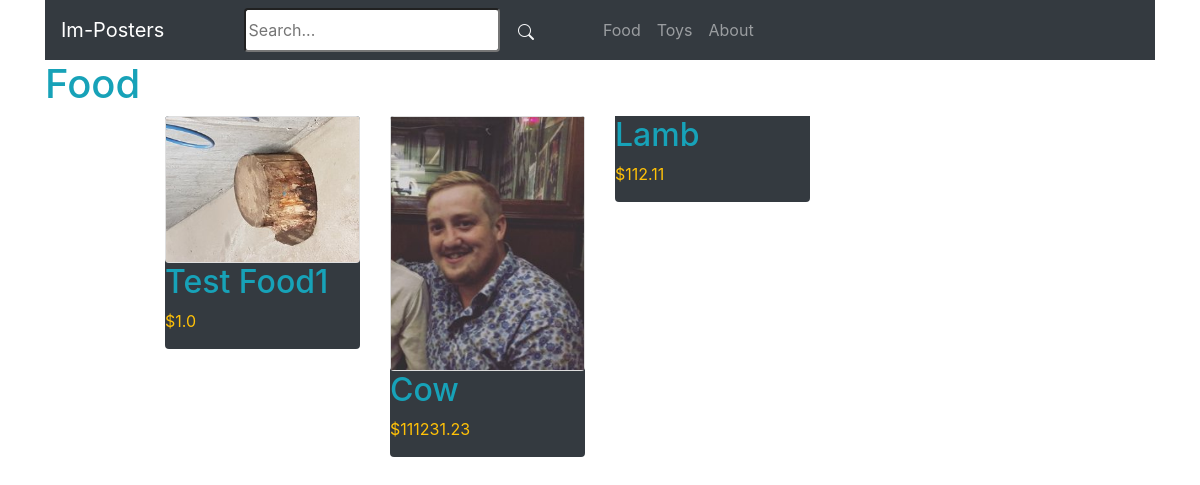
The page /food/ on the database as committed earlier.
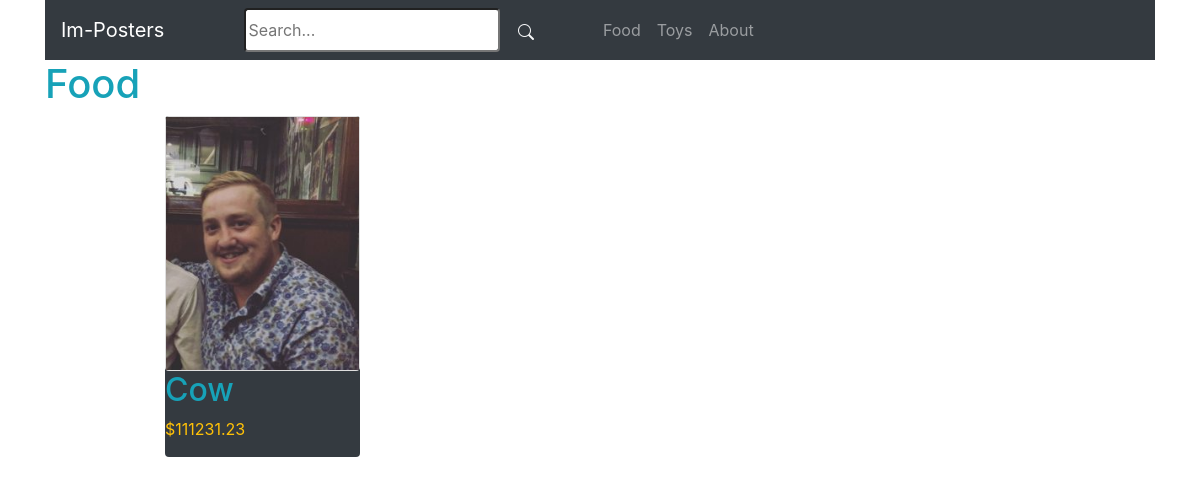
The same page on the database as committed later.
### store/models.py (models this page shows, shortened)
class Category(models.Model):
    title = models.CharField(max_length=50)
    slug = models.SlugField(max_length=50)
    class Meta:
        verbose_name_plural = 'Categories'

class Product(models.Model):
    DRAFT = 'draft'
    WAITING_APPROVAL = 'waitingapproval'
    ACTIVE = 'active'
    DELETED = 'deleted'
    STATUS_CHOICES = (
        (DRAFT, 'Draft'),
        (WAITING_APPROVAL, 'Waiting approval'),
        (ACTIVE, 'Active'),
        (DELETED, 'Deleted'),
    )
    user = models.ForeignKey(User, related_name='products', on_delete=models.CASCADE)
    category = models.ForeignKey(Category, related_name='products', on_delete=models.CASCADE)
    title = models.CharField(max_length=50)
    slug = models.SlugField(max_length=50)
    description = models.TextField(blank=True)
    price = models.IntegerField()
    image = models.ImageField(upload_to='uploads/product_images', blank=True, null=True)
    thumbnail = models.ImageField(upload_to='uploads/product_images/thumbnail', blank=True, null=True)
    created_at = models.DateTimeField(auto_now_add=True)
    updated_at = models.DateTimeField(auto_now=True)
    status = models.CharField(max_length=50, choices=STATUS_CHOICES, default=ACTIVE)
    class Meta:
        ordering = ('-created_at',)
    def get_display_price(self):
        return self.price / 100
    def get_thumbnail(self):
        if self.thumbnail:
            return self.thumbnail.url
        else:
            if self.image:
                self.thumbnail = self.make_thumbnail(self.image)
                self.save()
                return self.thumbnail.url
            else:
                return 'https://via.placeholder.com/240x240x.jpg'
    def make_thumbnail(self, image, size=(300, 300)):
        img = Image.open(image)
        img.convert('RGB')
        img.thumbnail(size)
        thumb_io = BytesIO()
        img.save(thumb_io, 'JPEG', quality=85)
        name = image.name.replace('uploads/product_images/', '')
        thumbnail = File(thumb_io, name=name)
        return thumbnail

### store/views.py (the view)
# urls.py: path('<slug:slug>/', views.category_detail, name='category_detail'),
def category_detail(request, slug):
    category = get_object_or_404(Category, slug=slug)
    products = category.products.filter(status=Product.ACTIVE)
    return render(request, 'store/category_detail.html', {
        'category': category,
        'products': products
    })

### store/templatetags/menu.py (called while the page is built)
@register.inclusion_tag('core/menu.html')
def menu():
    categories = Category.objects.all()
    return {'categories': categories}

### store/templates/store/category_detail.html (shortened to what this page needs)
{% extends 'core/base.html' %}
{% block content %}
<div class="container">
    <h1 class="text-info"> {{ category.title }} </h1>
    {% include 'store/partials/products.html' %}
</div>
{% endblock %}

### core/templates/core/menu.html
{% for category in categories %}
<a class="nav-link" href="{% url 'category_detail' category.slug %}">{{ category.title }}</a>
{% endfor %}
<a class="nav-link" href="{% url 'about' %}">About</a>

### store/templates/store/partials/products.html
<div class="container">
    <div class="product-container col-10 offset-1">
        <div class="row mt-1 mb-3">
        {% for product in products %}
            <div class="col-sm-6 col-md-6 col-lg-4 col-xl-3">
                <div class="border-0 bg-dark card">
                    <a href="{% url 'product_detail' product.category.slug product.slug %}">
                        {% if product.image %}
                        <div class="card">
                            <img src="{{ product.get_thumbnail }}" alt="Image of {{ product.title }}">
                        </div>
                        {% endif %}
                        <h2 class="text-info bg-dark">{{ product.title }}</h2>
                        <p class="text-warning">${{ product.get_display_price }}</p>
                    </a>
                </div>
            </div>
        {% endfor %}
        </div>
    </div>
</div>

Rows that differ between the two databases and show on the page:
no longer on this page (row edited): Product: shows a picture, title "Test Food1", get_display_price "1.0"
no longer on this page (row edited): Product: title "Lamb", get_display_price "112.11"
